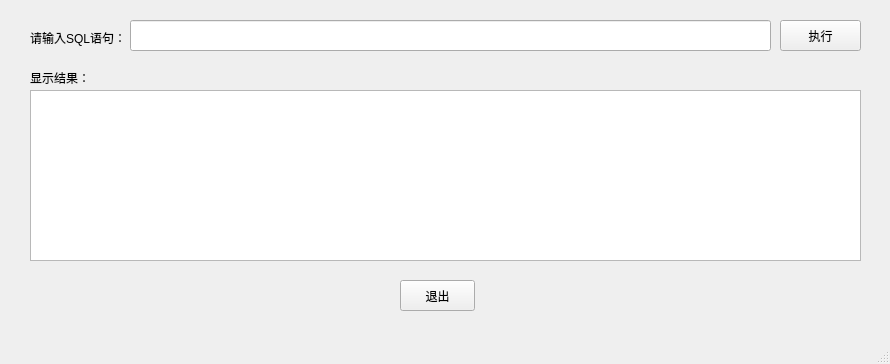
<?xml version="1.0" encoding="UTF-8"?>
<ui version="4.0">
 <class>MainWindow</class>
 <widget class="QMainWindow" name="MainWindow">
  <property name="geometry">
   <rect>
    <x>0</x>
    <y>0</y>
    <width>890</width>
    <height>364</height>
   </rect>
  </property>
  <property name="windowTitle">
   <string>MainWindow</string>
  </property>
  <widget class="QWidget" name="centralwidget">
   <widget class="QLabel" name="label">
    <property name="geometry">
     <rect>
      <x>30</x>
      <y>30</y>
      <width>101</width>
      <height>16</height>
     </rect>
    </property>
    <property name="text">
     <string>请输入SQL语句：</string>
    </property>
   </widget>
   <widget class="QLineEdit" name="lineEdit">
    <property name="geometry">
     <rect>
      <x>130</x>
      <y>20</y>
      <width>641</width>
      <height>31</height>
     </rect>
    </property>
   </widget>
   <widget class="QPushButton" name="execBtn">
    <property name="geometry">
     <rect>
      <x>780</x>
      <y>20</y>
      <width>81</width>
      <height>31</height>
     </rect>
    </property>
    <property name="text">
     <string>执行</string>
    </property>
   </widget>
   <widget class="QLabel" name="label_2">
    <property name="geometry">
     <rect>
      <x>30</x>
      <y>70</y>
      <width>301</width>
      <height>16</height>
     </rect>
    </property>
    <property name="text">
     <string>显示结果：</string>
    </property>
   </widget>
   <widget class="QTextEdit" name="textEdit">
    <property name="geometry">
     <rect>
      <x>30</x>
      <y>90</y>
      <width>831</width>
      <height>171</height>
     </rect>
    </property>
   </widget>
   <widget class="QPushButton" name="exitBtn">
    <property name="geometry">
     <rect>
      <x>400</x>
      <y>280</y>
      <width>75</width>
      <height>31</height>
     </rect>
    </property>
    <property name="text">
     <string>退出</string>
    </property>
   </widget>
  </widget>
  <widget class="QMenuBar" name="menubar">
   <property name="geometry">
    <rect>
     <x>0</x>
     <y>0</y>
     <width>890</width>
     <height>22</height>
    </rect>
   </property>
  </widget>
  <widget class="QStatusBar" name="statusbar"/>
 </widget>
 <resources/>
 <connections/>
</ui>
